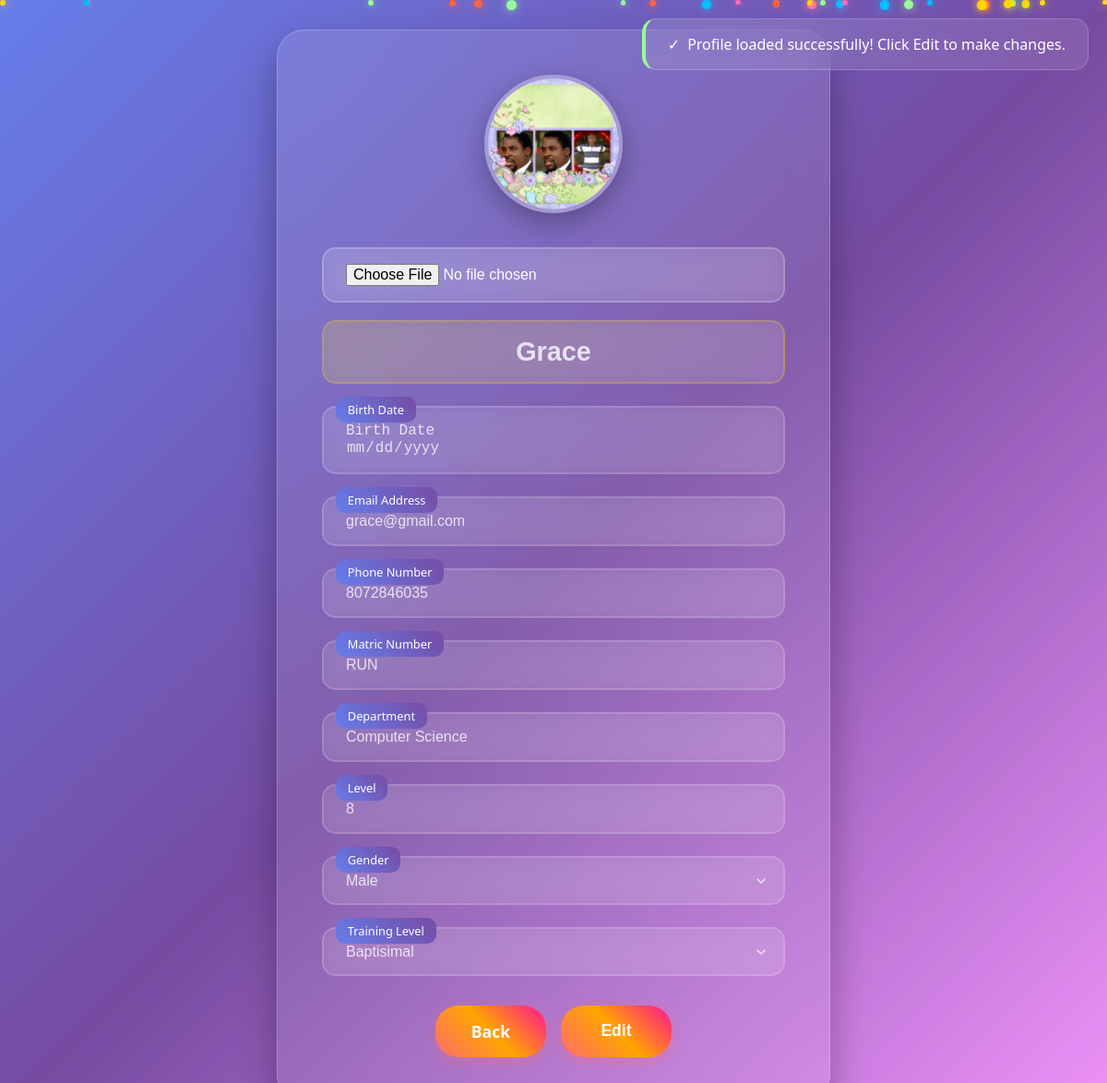
The app's page /community_member/21/ (signed in), older data.
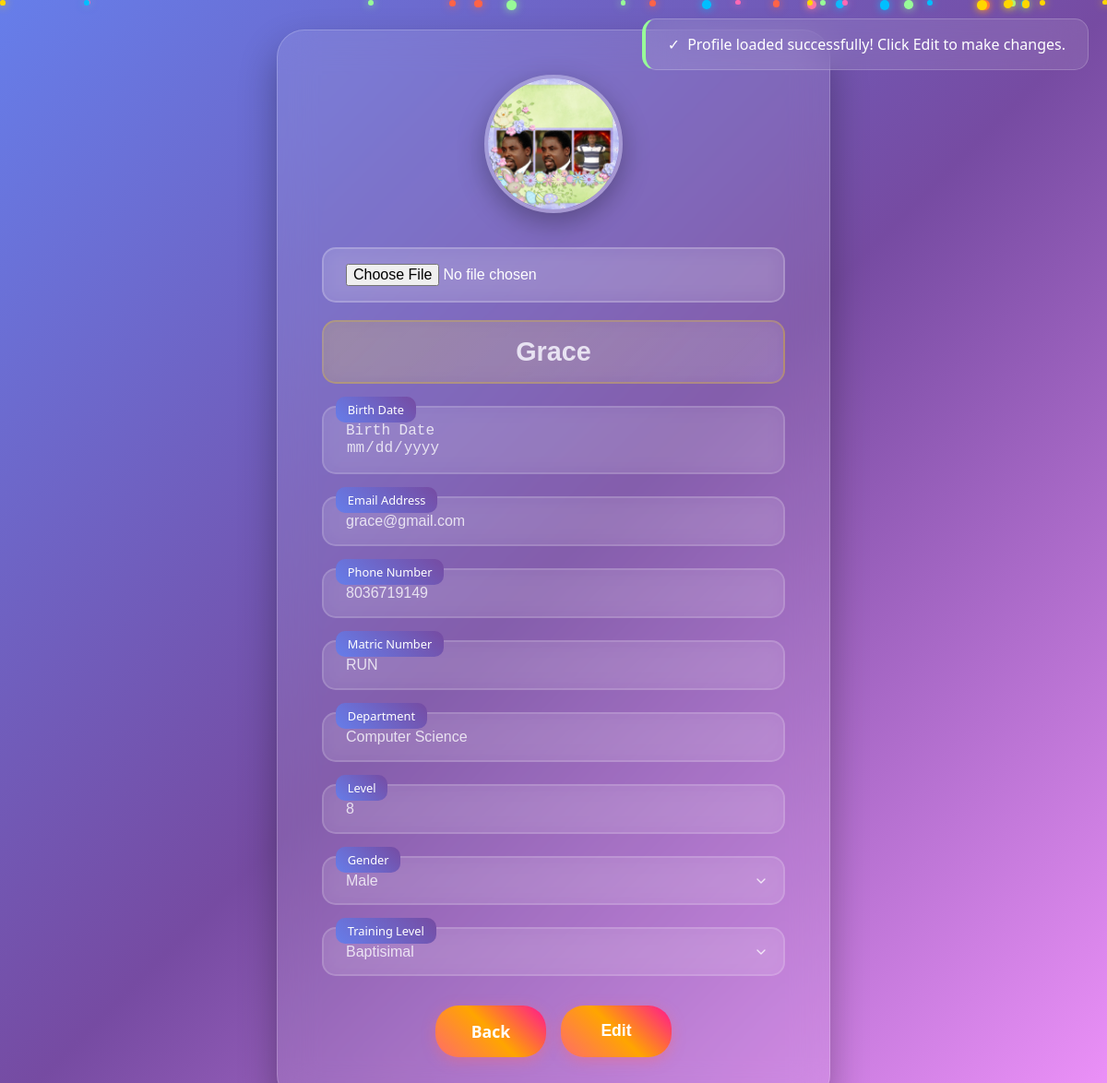
The same page, newer data.
### App/models.py (models this page shows, shortened)
class BirthdayInfo(models.Model):
    GENDER_CHOICES = (
        ('male', 'Male'),
        ('female', 'Female'),
    )
    TRAINING_LEVEL_CHOICES = (
        ('baptisimal', 'Baptisimal'),
        ('believers', 'Believers'),
        ('workers-in-training', 'Workers In Training'),
        ('completed', 'Completed'),
    )
    community_user_name = models.ForeignKey(User, on_delete=models.CASCADE , null=True)
    personName = models.CharField(max_length=50)
    personImage = models.ImageField(upload_to='Birthday Images', null=True, blank=True)
    birthDate = models.DateField(auto_now=False, auto_now_add=False)
    phoneNumber = models.CharField(max_length=15)
    email = models.EmailField(max_length=254)
    matric =  models.CharField(max_length=50)
    department =  models.CharField(max_length=50)
    level = models.IntegerField()
    gender = models.CharField(max_length=10, choices=GENDER_CHOICES, null=True)
    trainingLevel = models.CharField(max_length=50, choices=TRAINING_LEVEL_CHOICES, null=True)
    reminderDays = models.IntegerField(null=True)

### App/views.py (the view, shortened to what this page needs)
# urls.py: path('community_member/<int:pk>/', views.community_member, name='community_member'),
@login_required(login_url='login')
def community_member(request, pk):
    member = get_object_or_404(BirthdayInfo, pk=pk)
    return render(request, 'community_member.html', {'member': member})

### templates/community_member.html (shortened to what this page needs)
{% load static %}
<!DOCTYPE html>
<html lang="en">
<head>
    <link rel="stylesheet" href="{% static 'community_member.css' %}">
    <link rel="stylesheet" href="{% static 'message.css' %}" />
</head>
<body>
    <div class="profile-container">
        <div class="profile-card animated">
            <div class="profile-image">
                <img src="{{ member.personImage.url }}" alt="{{ member.personName }}">
            </div>
            <form id="profileForm" method="POST" enctype="multipart/form-data">
                <div class="profile-details">
                    <p>
                        <input type="file" name="personImage" id="personImage" accept="image/*">
                    </p>
                    <h2>
                        <input type="text" name="personName" value="{{ member.personName }}" readonly>
                    </h2>
                    <p>
                        <input type="date" name="birthDate" value="{{ member.birthDate }}" readonly>
                    </p>
                    <p>
                        <input type="email" name="email" value="{{ member.email }}" readonly>
                    </p>
                    <p>
                        <input type="text" name="phoneNumber" value="{{ member.phoneNumber }}" readonly>
                    </p>
                    <p>
                        <input type="text" name="matric" value="{{ member.matric }}" readonly>
                    </p>
                    <p>
                        <input type="text" name="department" value="{{ member.department }}" readonly>
                    </p>
                    <p>
                        <input type="number" name="level" value="{{ member.level }}" readonly>
                    </p>
                    <p>
                        <select name="gender" disabled>
                            <option value="male" {% if member.gender == 'male' %}selected{% endif %}>Male</option>
                        </select>
                    </p>
                    <p>
                        <select name="trainingLevel" disabled>
                            <option value="baptisimal" {% if member.trainingLevel ==  'baptisimal' %}selected{% endif %}>
                                Baptisimal</option>
                        </select>
                    </p>
                </div>
                <div class="profile-actions">
                    <a href type="button" id="cancelBtn" class="btn">Back</a>
                    <button type="button" id="editBtn" class="btn">Edit</button>
                </div>
            </form>
        </div>
    </div>
</body>
</html>

Row changes from the older to the newer data that the page shows:
changed BirthdayInfo "Grace": phoneNumber "8072846035" → "8036719149"
